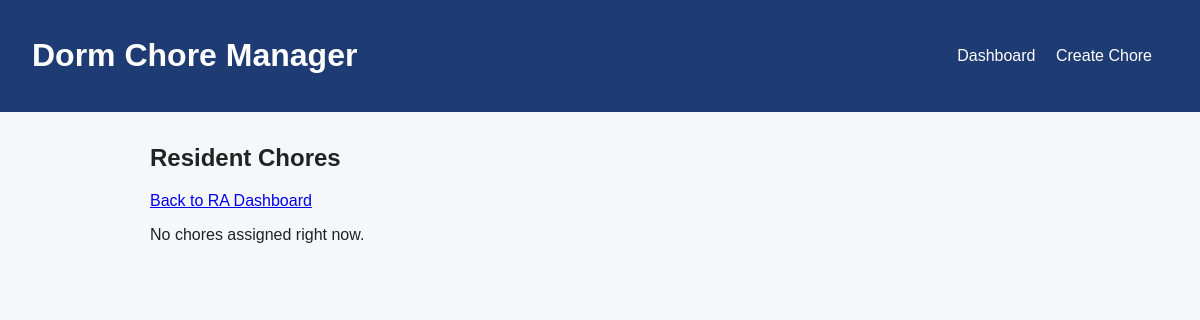
Before: /resident/2/chores with the older database file.
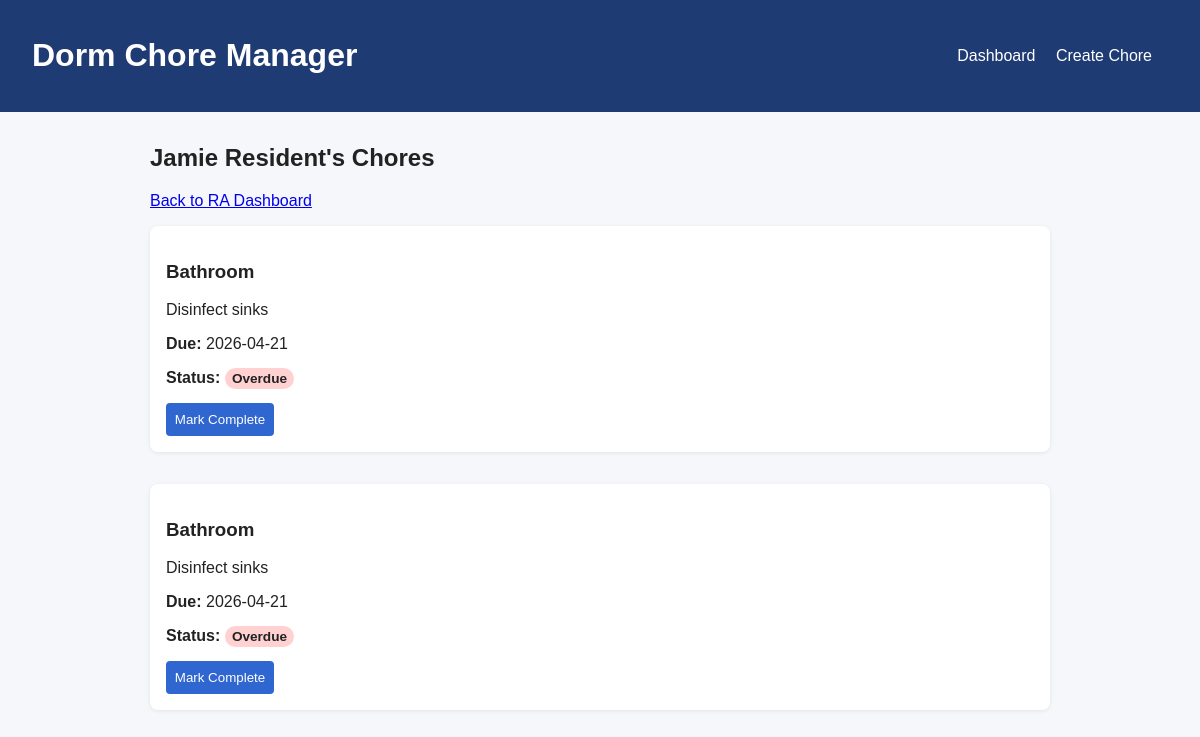
After: the same page with the newer database file.
### tables this page shows
CREATE TABLE users (
            id INTEGER PRIMARY KEY AUTOINCREMENT,
            name TEXT NOT NULL,
            role TEXT NOT NULL CHECK (role IN ('RA', 'Resident'))
        );

CREATE TABLE chores (
            id INTEGER PRIMARY KEY AUTOINCREMENT,
            title TEXT NOT NULL,
            description TEXT,
            due_date TEXT,
            status TEXT
        );

### app.py (the view)
@app.route("/resident/<int:resident_id>/chores")
def resident_chores(resident_id):
    chores_for_resident = service.get_resident_chores(resident_id)
    residents = service.get_residents()
    resident = next((r for r in residents if r["id"] == resident_id), None)
    return render_template(
        "resident_chores.html",
        chores=chores_for_resident,
        resident=resident,
    )

### database.py (called while the page is built)
def get_db_connection():
    conn = sqlite3.connect(DB_PATH)
    conn.row_factory = sqlite3.Row
    return conn

### models.py (called while the page is built)
    def is_overdue(self):
        if not self.due_date or self.status == "Completed":
            return False
        due = datetime.strptime(self.due_date, "%Y-%m-%d").date()
        return due < date.today()

### services.py (called while the page is built)
    @staticmethod
    def _map_chore(row) -> Chore:
        return Chore(
            id=row["id"],
            title=row["title"],
            description=row["description"] or "",
            due_date=row["due_date"],
            status=row["status"],
        )

    def get_residents(self) -> List[Dict]:
        conn = get_db_connection()
        rows = conn.execute(
            "SELECT id, name, role FROM users WHERE role = 'Resident' ORDER BY name"
        ).fetchall()
        conn.close()
        return [dict(row) for row in rows]

### templates/resident_chores.html (shortened to what this page needs)
{% extends "base.html" %}
{% block content %}
    <h2>
        {% if resident %}
            {{ resident.name }}'s Chores
        {% else %}
            Resident Chores
        {% endif %}
    </h2>
    <p><a href="{{ url_for('chores') }}">Back to RA Dashboard</a></p>
    {% if chores %}
        <section class="chore-list">
            {% for chore in chores %}
                <article class="chore-card">
                    <h3>{{ chore.title }}</h3>
                    <p>{{ chore.description or 'No description provided.' }}</p>
                    <p><strong>Due:</strong> {{ chore.due_date or 'No due date' }}</p>
                    <p>
                        <strong>Status:</strong>
                        <span class="badge badge-{{ chore.status|lower }}">{{ chore.status }}</span>
                    </p>
                    {% if chore.status != "Completed" %}
                        <form method="post" action="{{ url_for('complete_chore', chore_id=chore.id) }}">
                            <button type="submit">Mark Complete</button>
                        </form>
                    {% endif %}
                </article>
            {% endfor %}
        </section>
    {% else %}
        <p>No chores assigned right now.</p>
    {% endif %}
{% endblock %}

Changed rows visible on the page:
added users: name "Jamie Resident"
added chores: title "Bathroom", description "Disinfect sinks", due_date "2026-04-21", status "Overdue"
added chores: title "Bathroom", description "Disinfect sinks", due_date "2026-04-21", status "Overdue"
Other visible differences:
text no longer shown: "Resident Chores No chores assigned right now."
text now shown: "'s Chores"
